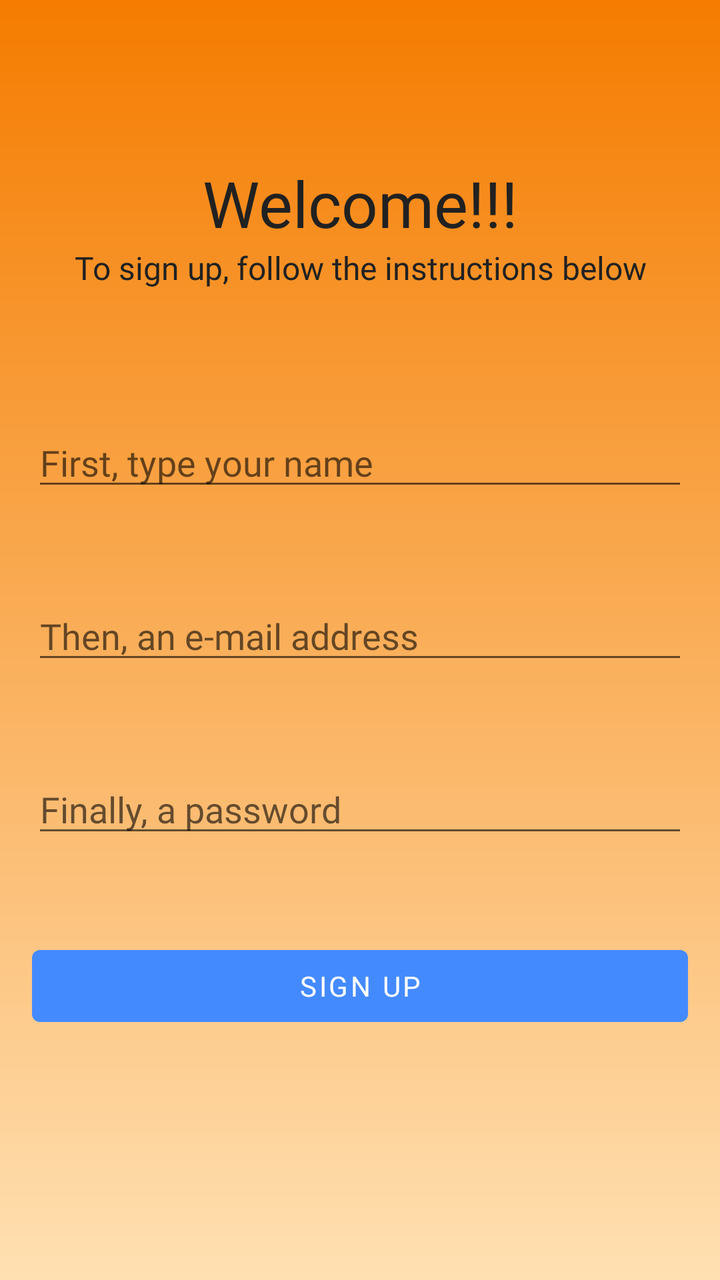
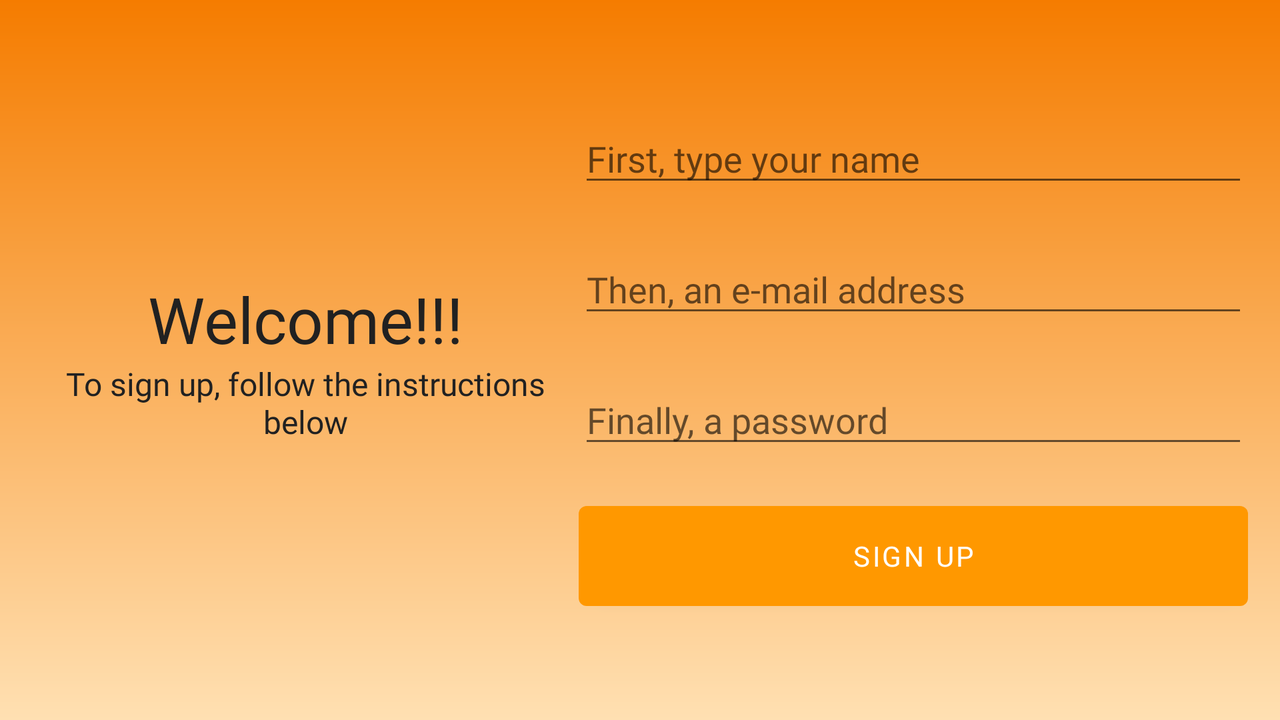

The same Android screen from two of the app's own layout files: first res/layout/ as a phone draws it, then the repository's variant for another configuration, drawn on a device whose configuration selects that folder. Both files follow.
<!-- AndroidManifest.xml: application theme AppTheme -->
<!-- res/layout/activity_signup.xml -->
<?xml version="1.0" encoding="utf-8"?>
<androidx.coordinatorlayout.widget.CoordinatorLayout
    android:id="@+id/signup_coordinator_layout"
    xmlns:android="http://schemas.android.com/apk/res/android"
    xmlns:app="http://schemas.android.com/apk/res-auto"
    android:layout_width="match_parent"
    android:layout_height="match_parent">

    <androidx.constraintlayout.widget.ConstraintLayout
        android:layout_width="match_parent"
        android:layout_height="match_parent"
        android:background="@drawable/login_gradient_background"
        android:padding="@dimen/activity_default_margin">

        <LinearLayout
            android:id="@+id/ll_signup_congrats"
            android:layout_width="match_parent"
            android:layout_height="150dp"
            android:orientation="vertical"
            app:layout_constraintEnd_toEndOf="parent"
            app:layout_constraintStart_toStartOf="parent"
            app:layout_constraintTop_toTopOf="parent"
            app:layout_constraintBottom_toTopOf="@id/et_signup_display_name"
            android:gravity="center">

            <TextView
                android:layout_width="match_parent"
                android:layout_height="wrap_content"
                android:fontFamily="@font/cabin_sketch"
                android:textColor="@color/colorPrimaryText"
                android:gravity="center"
                android:text="@string/signup_good"
                android:textSize="32sp" />

            <TextView
                android:layout_width="match_parent"
                android:layout_height="wrap_content"
                android:fontFamily="@font/cabin_sketch"
                android:textColor="@color/colorPrimaryText"
                android:gravity="center"
                android:text="@string/signup_description"
                android:textSize="16sp" />
        </LinearLayout>

        <EditText
            android:id="@+id/et_signup_display_name"
            android:layout_width="match_parent"
            android:layout_height="wrap_content"
            android:hint="@string/signup_name_hint"
            android:layout_marginStart="@dimen/login_margin_start"
            android:layout_marginEnd="@dimen/login_margin_end"
            android:inputType="text"
            android:fontFamily="@font/cabin_sketch"
            app:layout_constraintEnd_toEndOf="parent"
            app:layout_constraintStart_toStartOf="parent"
            app:layout_constraintTop_toBottomOf="@id/ll_signup_congrats"
            app:layout_constraintBottom_toTopOf="@id/et_signup_user"
            app:layout_constraintVertical_chainStyle="spread" />

        <EditText
            android:id="@+id/et_signup_user"
            android:layout_width="match_parent"
            android:layout_height="wrap_content"
            android:hint="@string/signup_email_hint"
            android:layout_marginTop="@dimen/login_edit_text_top_margin"
            android:inputType="textAutoComplete"
            android:layout_marginStart="@dimen/login_margin_start"
            android:layout_marginEnd="@dimen/login_margin_end"
            android:fontFamily="@font/cabin_sketch"
            app:layout_constraintEnd_toEndOf="parent"
            app:layout_constraintStart_toStartOf="parent"
            app:layout_constraintTop_toBottomOf="@id/et_signup_display_name"
            app:layout_constraintBottom_toTopOf="@id/et_signup_password"
            app:layout_constraintVertical_chainStyle="spread" />

        <EditText
            android:id="@+id/et_signup_password"
            android:layout_width="match_parent"
            android:layout_height="wrap_content"
            android:layout_marginTop="@dimen/login_edit_text_top_margin"
            android:hint="@string/signup_password_hint"
            android:inputType="textPassword"
            android:layout_marginStart="@dimen/login_margin_start"
            android:layout_marginEnd="@dimen/login_margin_end"
            android:fontFamily="@font/cabin_sketch"
            app:layout_constraintEnd_toEndOf="parent"
            app:layout_constraintStart_toStartOf="parent"
            app:layout_constraintTop_toBottomOf="@id/et_signup_user"
            app:layout_constraintBottom_toTopOf="@id/bt_signup"
            app:layout_constraintVertical_chainStyle="spread" />

        <Button
            android:id="@+id/bt_signup"
            style="@style/login_signup_button"
            android:layout_width="match_parent"
            android:layout_height="wrap_content"
            android:layout_marginTop="@dimen/login_button_top_margin"
            android:text="@string/signup_button_text"
            android:layout_marginStart="@dimen/login_margin_start"
            android:layout_marginEnd="@dimen/login_margin_end"
            android:contentDescription="@string/signup_button_text"
            app:layout_constraintEnd_toEndOf="parent"
            app:layout_constraintStart_toStartOf="parent"
            app:layout_constraintTop_toBottomOf="@id/et_signup_password"
            app:layout_constraintBottom_toTopOf="@id/signup_progress_bar"
            app:layout_constraintVertical_chainStyle="spread" />

        <ProgressBar
            android:id="@+id/signup_progress_bar"
            android:layout_width="wrap_content"
            android:layout_height="wrap_content"
            android:layout_marginTop="16dp"
            app:layout_constraintStart_toStartOf="parent"
            app:layout_constraintEnd_toEndOf="parent"
            app:layout_constraintTop_toBottomOf="@id/bt_signup"
            app:layout_constraintBottom_toBottomOf="parent"
            android:visibility="invisible"/>

    </androidx.constraintlayout.widget.ConstraintLayout>

</androidx.coordinatorlayout.widget.CoordinatorLayout>
<!-- resources referenced by this layout -->
<resources>
  <color name="colorPrimaryText">#212121</color>
  <dimen name="activity_default_margin">16dp</dimen>
  <dimen name="login_button_top_margin">24dp</dimen>
  <dimen name="login_edit_text_top_margin">24dp</dimen>
  <dimen name="login_margin_end">0dp</dimen>
  <dimen name="login_margin_start">0dp</dimen>
  <!-- drawable login_gradient_background (drawable) -->
  <?xml version="1.0" encoding="utf-8"?>
  <shape xmlns:android="http://schemas.android.com/apk/res/android">
      <gradient
          android:angle="270"
          android:type="linear"
          android:startColor="@color/colorPrimaryDark"
          android:endColor="@color/colorPrimaryLight"
          />
  </shape>
  <string name="signup_button_text">Sign Up</string>
  <string name="signup_description">To sign up, follow the instructions below</string>
  <string name="signup_email_hint">Then, an e-mail address</string>
  <string name="signup_good">Welcome!!!</string>
  <string name="signup_name_hint">First, type your name</string>
  <string name="signup_password_hint">Finally, a password</string>
  <style name="login_signup_button" parent="Widget.MaterialComponents.Button.TextButton">
          <item name="backgroundTint">@color/colorAccent</item>
          <item name="android:textColor">@color/fab_icon_white</item>
          <item name="android:fontFamily">@font/cabin_sketch</item>
  
      </style>
  <style name="AppTheme" parent="Theme.MaterialComponents.Light.NoActionBar">
          
          <item name="colorPrimary">@color/colorPrimary</item>
          <item name="colorPrimaryDark">@color/colorPrimaryDark</item>
          <item name="colorAccent">@color/colorAccent</item>
      </style>
  <color name="colorPrimaryDark">#F57C00</color>
  <color name="colorPrimaryLight">#FFE0B2</color>
  <color name="colorAccent">#448AFF</color>
  <color name="fab_icon_white">#FFFFFF</color>
  <color name="colorPrimary">#FF9800</color>
</resources>
<!-- res/layout-land/activity_signup.xml (the repository's variant of the layout above) -->
<!-- drawn on the phone turned sideways -->
<?xml version="1.0" encoding="utf-8"?>
<androidx.coordinatorlayout.widget.CoordinatorLayout
    android:id="@+id/signup_coordinator_layout"
    xmlns:android="http://schemas.android.com/apk/res/android"
    android:layout_width="match_parent"
    android:layout_height="match_parent">

    <LinearLayout
        android:orientation="horizontal"
        android:layout_width="match_parent"
        android:layout_height="match_parent"
        android:padding="@dimen/activity_default_margin"
        android:background="@drawable/login_gradient_background">

        <LinearLayout
            android:id="@+id/left_layout"
            android:layout_width="0dp"
            android:layout_height="match_parent"
            android:orientation="vertical"
            android:layout_weight="4.5"
            android:gravity="center_vertical"
            android:padding="@dimen/signup_left_layout_padding_end">

            <TextView
                android:layout_width="match_parent"
                android:layout_height="wrap_content"
                android:gravity="center"
                android:fontFamily="@font/cabin_sketch"
                android:textColor="@color/colorPrimaryText"
                android:text="@string/signup_good"
                android:textSize="@dimen/signup_good_text_size" />

            <TextView
                android:layout_width="match_parent"
                android:layout_height="wrap_content"
                android:gravity="center"
                android:fontFamily="@font/cabin_sketch"
                android:text="@string/signup_description"
                android:textColor="@color/colorPrimaryText"
                android:textSize="@dimen/signup_description_text_size" />

            <ProgressBar
                android:id="@+id/signup_progress_bar"
                android:layout_width="wrap_content"
                android:layout_height="wrap_content"
                android:layout_marginTop="16dp"
                android:layout_gravity="center_horizontal"
                android:visibility="gone"/>
        </LinearLayout>

        <LinearLayout
            android:id="@+id/right_layout"
            android:layout_width="0dp"
            android:layout_height="match_parent"
            android:orientation="vertical"
            android:layout_weight="5.5"
            android:gravity="center">

            <ScrollView
                android:layout_width="match_parent"
                android:layout_height="wrap_content">

                <LinearLayout
                    android:layout_width="match_parent"
                    android:layout_height="wrap_content"
                    android:orientation="vertical">
                    <EditText
                        android:id="@+id/et_signup_display_name"
                        android:layout_width="match_parent"
                        android:layout_height="wrap_content"
                        android:hint="@string/signup_name_hint"
                        android:fontFamily="@font/cabin_sketch"
                        android:inputType="textPassword" />

                    <EditText
                        android:id="@+id/et_signup_user"
                        android:layout_width="match_parent"
                        android:layout_height="wrap_content"
                        android:layout_marginTop="@dimen/login_edit_text_top_margin"
                        android:hint="@string/signup_email_hint"
                        android:fontFamily="@font/cabin_sketch"
                        android:inputType="textAutoComplete" />

                    <EditText
                        android:id="@+id/et_signup_password"
                        android:layout_width="match_parent"
                        android:layout_height="wrap_content"
                        android:layout_marginTop="@dimen/login_edit_text_top_margin"
                        android:hint="@string/signup_password_hint"
                        android:fontFamily="@font/cabin_sketch"
                        android:inputType="textPassword" />
                </LinearLayout>
            </ScrollView>

            <Button
                android:id="@+id/bt_signup"
                android:layout_width="match_parent"
                android:layout_height="wrap_content"
                android:text="@string/signup_button_text"
                android:layout_marginTop="@dimen/login_button_top_margin"
                android:background="@drawable/button_background"
                android:fontFamily="@font/cabin_sketch"
                android:textColor="@color/button_text_color"
                android:contentDescription="@string/signup_button_text"/>
        </LinearLayout>
    </LinearLayout>
</androidx.coordinatorlayout.widget.CoordinatorLayout>
<!-- resources referenced by the variant -->
<!-- as the phone turned sideways resolves them -->
<resources>
  <color name="button_text_color">#ffffff</color>
  <color name="colorPrimaryText">#212121</color>
  <dimen name="activity_default_margin">16dp</dimen>
  <dimen name="login_button_top_margin">24dp</dimen>
  <dimen name="login_edit_text_top_margin">24dp</dimen>
  <dimen name="signup_description_text_size">16dp</dimen>
  <dimen name="signup_good_text_size">32dp</dimen>
  <dimen name="signup_left_layout_padding_end">16dp</dimen>
  <!-- drawable button_background (drawable) -->
  <?xml version="1.0" encoding="utf-8"?>
  <shape xmlns:android="http://schemas.android.com/apk/res/android">
      <corners
          android:radius="4dp"/>
      <solid
          android:color="@color/colorAccent"/>
  
      <size
          android:height="50dp"/>
  </shape>
  <!-- drawable login_gradient_background (drawable) -->
  <?xml version="1.0" encoding="utf-8"?>
  <shape xmlns:android="http://schemas.android.com/apk/res/android">
      <gradient
          android:angle="270"
          android:type="linear"
          android:startColor="@color/colorPrimaryDark"
          android:endColor="@color/colorPrimaryLight"
          />
  </shape>
  <string name="signup_button_text">Sign Up</string>
  <string name="signup_description">To sign up, follow the instructions below</string>
  <string name="signup_email_hint">Then, an e-mail address</string>
  <string name="signup_good">Welcome!!!</string>
  <string name="signup_name_hint">First, type your name</string>
  <string name="signup_password_hint">Finally, a password</string>
  <style name="AppTheme" parent="Theme.MaterialComponents.Light.NoActionBar">
          
          <item name="colorPrimary">@color/colorPrimary</item>
          <item name="colorPrimaryDark">@color/colorPrimaryDark</item>
          <item name="colorAccent">@color/colorAccent</item>
      </style>
  <color name="colorAccent">#448AFF</color>
  <color name="colorPrimaryDark">#F57C00</color>
  <color name="colorPrimaryLight">#FFE0B2</color>
  <color name="colorPrimary">#FF9800</color>
</resources>
